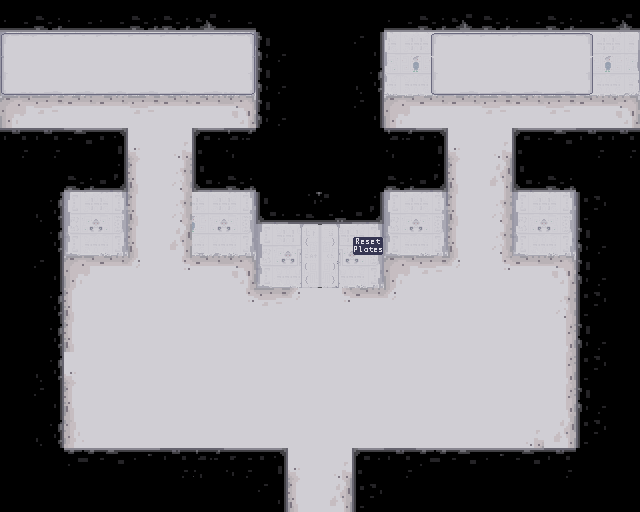

Rendered tile map (Tiled .tmx) drawn with the repository's tilesets; below, a short description and the map source with its tile grids summarised:
An orthogonal 20x16 tile map with 32x32 px tiles, 6 tile layers (Grundebene, Details, PuzzleTexture, Wand, ...), 2 tilesets and 28 objects (spawnUpperDoor, spawnBottomDoor, Coll1, Coll2, doorUp, ...).

<map version="1.0.0" orientation="orthogonal" renderorder="right-down" width="20" height="16" tilewidth="32" tileheight="32" nextobjectid="168">
 <tileset firstgid="1" source="finalTileset.tsx" />
 <tileset firstgid="257" source="tryandcatch.tsx" />
 <layer name="Grundebene" width="20" height="16">
  <data>[320 cells, 266 non-empty, 48 distinct tile ids]</data>
 </layer>
 <layer name="Details" width="20" height="16">
  <data>[320 cells, 1 non-empty, 1 distinct tile ids]</data>
 </layer>
 <layer name="PuzzleTexture" width="20" height="16">
  <data>[320 cells, 29 non-empty, 11 distinct tile ids]</data>
 </layer>
 <layer name="Wand" width="20" height="16">
  <data>[320 cells, 72 non-empty, 18 distinct tile ids]</data>
 </layer>
 <layer name="Hidden1" width="20" height="16">
  <data>[320 cells, 6 non-empty, 3 distinct tile ids]</data>
 </layer>
 <layer name="Hidden2" width="20" height="16">
  <data>[320 cells, 2 non-empty, 2 distinct tile ids]</data>
 </layer>
 <objectgroup name="PlayerSpawnpoints">
  <object id="70" name="spawnUpperDoor" x="319.424" y="290.811" width="4.18182" height="4" />
  <object id="71" name="spawnBottomDoor" x="319.939" y="432.371" width="3.63636" height="3.81818" />
 </objectgroup>
 <objectgroup name="StaticCollisions">
  <object id="142" x="256" y="0" width="128" height="248" />
  <object id="143" x="0" y="0" width="256" height="56" />
  <object id="144" x="192" y="128" width="64" height="86" />
  <object id="145" x="384" y="128" width="64" height="86" />
  <object id="146" x="384" y="0" width="256" height="56" />
  <object id="150" x="64" y="128" width="64" height="86" />
  <object id="152" x="512" y="128" width="64" height="86" />
  <object id="153" x="576" y="128" width="64" height="384" />
  <object id="155" x="64" y="448" width="224" height="64" />
  <object id="158" x="0" y="128">
   <polyline points="0,0 64,0 64,160" />
  </object>
  <object id="159" x="64" y="288">
   <polyline points="0,0 0,20.6667 -64.6667,20.6667 -64,96 0,96 0,192" />
  </object>
  <object id="160" x="352" y="512">
   <polyline points="0,0 0,-64 160,-64 160,0 192,0 192,-64 224,-64" />
  </object>
 </objectgroup>
 <objectgroup name="Collectibles">
  <object id="161" name="Coll1" x="17.3333" y="362.667" width="8" height="8" />
  <object id="162" name="Coll2" x="524" y="496.667" width="8" height="8" />
 </objectgroup>
 <objectgroup name="Sensor">
  <object id="83" name="doorUp" x="302.542" y="225.371" width="38.1364" height="3.63636" />
  <object id="84" name="doorBottom" x="301.322" y="508.629" width="39.0455" height="2" />
 </objectgroup>
 <objectgroup name="InteractiveObjects">
  <object id="113" name="Door1" x="128" y="192" width="64" height="32" />
  <object id="114" name="Door2" x="448" y="192" width="64" height="32" />
  <object id="120" name="Plate00" x="144" y="352" width="32" height="32" />
  <object id="121" name="Plate01" x="144" y="128" width="32" height="32" />
  <object id="122" name="Plate11" x="464" y="128" width="32" height="32" />
  <object id="123" name="Plate10" x="464" y="352" width="32" height="32" />
  <object id="125" name="Lever1" x="355.667" y="256.333" width="24" height="24" />
  <object id="139" name="Door" x="288" y="448" width="64" height="32" />
  <object id="165" name="HiddenDoor1" x="32" y="288" width="32" height="96" />
  <object id="167" name="HiddenDoor2" x="512" y="448" width="32" height="32" />
 </objectgroup>
</map>
